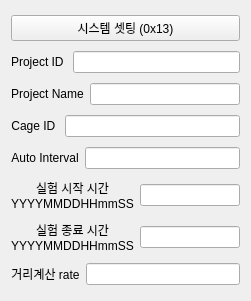
   <widget class="QWidget" name="verticalLayoutWidget_2">
    <property name="geometry">
     <rect>
      <x>860</x>
      <y>10</y>
      <width>251</width>
      <height>301</height>
     </rect>
    </property>
    <layout class="QVBoxLayout" name="verticalLayout_6">
     <item>
      <widget class="QPushButton" name="systemSet">
       <property name="text">
        <string>시스템 셋팅 (0x13)</string>
       </property>
      </widget>
     </item>
     <item>
      <layout class="QHBoxLayout" name="horizontalLayout_21">
       <item>
        <widget class="QLabel" name="label_set_project_id">
         <property name="text">
          <string>Project ID </string>
         </property>
         <property name="alignment">
          <set>Qt::AlignCenter</set>
         </property>
        </widget>
       </item>
       <item>
        <widget class="QLineEdit" name="edt_set_project_id"/>
       </item>
      </layout>
     </item>
     <item>
      <layout class="QHBoxLayout" name="horizontalLayout_66">
       <item>
        <widget class="QLabel" name="label_set_project_name">
         <property name="text">
          <string>Project Name</string>
         </property>
         <property name="alignment">
          <set>Qt::AlignCenter</set>
         </property>
        </widget>
       </item>
       <item>
        <widget class="QLineEdit" name="edt_set_project_name"/>
       </item>
      </layout>
     </item>
     <item>
      <layout class="QHBoxLayout" name="horizontalLayout_38">
       <item>
        <widget class="QLabel" name="label_set_cage_id">
         <property name="text">
          <string>Cage ID </string>
         </property>
         <property name="alignment">
          <set>Qt::AlignCenter</set>
         </property>
        </widget>
       </item>
       <item>
        <widget class="QLineEdit" name="edt_set_cage_id"/>
       </item>
      </layout>
     </item>
     <item>
      <layout class="QHBoxLayout" name="horizontalLayout_36">
       <item>
        <widget class="QLabel" name="label_set_auto_inter">
         <property name="text">
          <string>Auto Interval</string>
         </property>
         <property name="alignment">
          <set>Qt::AlignCenter</set>
         </property>
        </widget>
       </item>
       <item>
        <widget class="QLineEdit" name="edt_set_auto_inter"/>
       </item>
      </layout>
     </item>
     <item>
      <layout class="QHBoxLayout" name="horizontalLayout_67">
       <item>
        <widget class="QLabel" name="label_set_start_time">
         <property name="text">
          <string>실험 시작 시간
YYYYMMDDHHmmSS</string>
         </property>
         <property name="alignment">
          <set>Qt::AlignCenter</set>
         </property>
        </widget>
       </item>
       <item>
        <widget class="QLineEdit" name="edt_set_start_time"/>
       </item>
      </layout>
     </item>
     <item>
      <layout class="QHBoxLayout" name="horizontalLayout_68">
       <item>
        <widget class="QLabel" name="label_set_stop_time">
         <property name="text">
          <string>실험 종료 시간 
YYYYMMDDHHmmSS</string>
         </property>
         <property name="alignment">
          <set>Qt::AlignCenter</set>
         </property>
        </widget>
       </item>
       <item>
        <widget class="QLineEdit" name="edt_set_stop_time"/>
       </item>
      </layout>
     </item>
     <item>
      <layout class="QHBoxLayout" name="horizontalLayout_33">
       <item>
        <widget class="QLabel" name="label_set_calc_rate">
         <property name="text">
          <string>거리계산 rate</string>
         </property>
         <property name="alignment">
          <set>Qt::AlignCenter</set>
         </property>
        </widget>
       </item>
       <item>
        <widget class="QLineEdit" name="edt_set_calc_rate"/>
       </item>
      </layout>
     </item>
    </layout>
   </widget>
